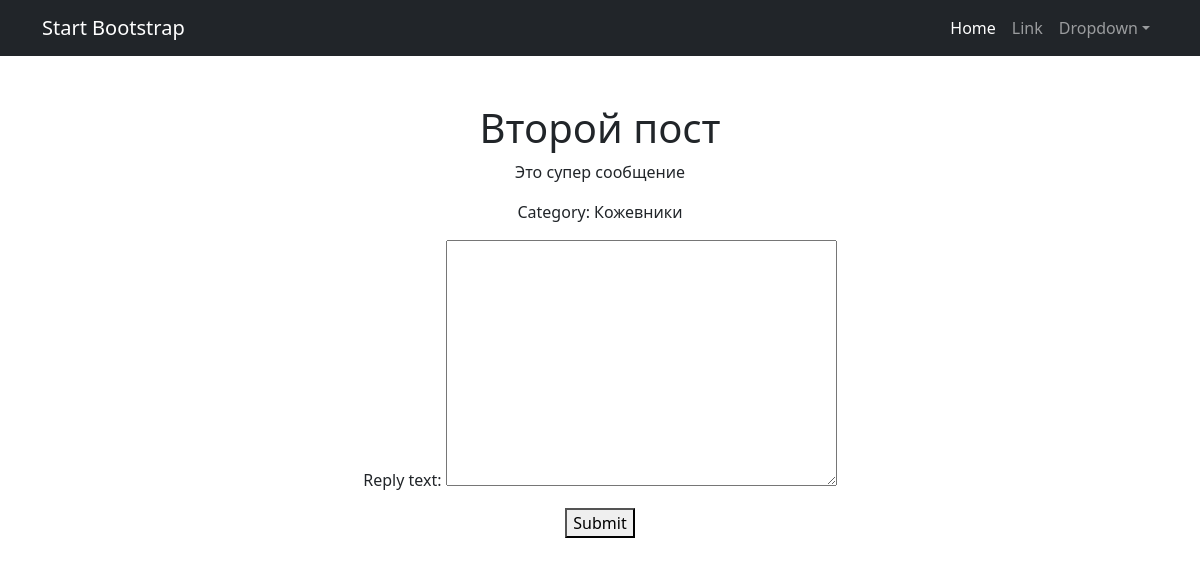
Screenshot of /posts/5/ with the database file from the repository.
### board/models.py (models this page shows, shortened)
class Post(models.Model):
    CATEGORY_CHOICES = [
        ('TK', 'Танки'),
        ('HL', 'Хилы'),
        ('DD', 'ДД'),
        ('TD', 'Торговцы'),
        ('GM', 'Гилдмастеры'),
        ('QG', 'Квестгиверы'),
        ('SM', 'Кузнецы'),
        ('TN', 'Кожевники'),
        ('HM', 'Зельевары'),
        ('WZ', 'Мастера заклинаний'),
    ]
    author = models.ForeignKey('CustomUser', on_delete=models.CASCADE)
    category = models.ForeignKey(Category, on_delete=models.CASCADE)
    post_time_in = models.DateTimeField(auto_now_add=True)
    title = models.CharField(max_length=255)
    post_text = models.TextField()
    image = models.ImageField(upload_to='post_images/', null=True, blank=True)
    video_url = models.URLField(null=True, blank=True)

class Category(models.Model):
    name = models.CharField(max_length=255, unique=True)
    def __str__(self):
        return self.name

### board/views.py (the view, shortened to what this page needs)
# urls.py: path('<int:pk>/', PostDetail.as_view(), name='post_detail'),
class PostDetail(FormMixin, DetailView):
    model = Post
    template_name = 'post_detail.html'
    form_class = ReplyForm
    def get_context_data(self, **kwargs):
        context = super().get_context_data(**kwargs)
        context['form'] = self.get_form()
        context['category'] = self.object.category
        return context

### board/forms.py
class ReplyForm(forms.ModelForm):
    class Meta:
        model = Reply
        fields = ['reply_text']

### templates/post_detail.html (shortened to what this page needs)
{% extends 'flatpages/default.html' %}
{% block content %}
    <h1>{{ object.title }}</h1>
    <p>{{ object.post_text }}</p>
    <p>Category: {{ object.category }}</p>
    <form method="post">
        {{ form.as_p }}
        <button type="submit">Submit</button>
    </form>
{% endblock %}

### rows the page displays
Post: title "Второй пост", post_text "Это супер сообщение", category "Кожевники"
